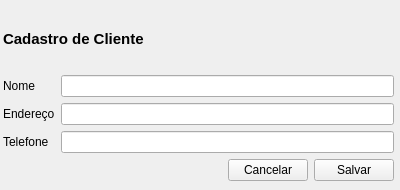
<?xml version="1.0" encoding="UTF-8"?>
<ui version="4.0">
 <class>Form</class>
 <widget class="QWidget" name="Form">
  <property name="geometry">
   <rect>
    <x>0</x>
    <y>0</y>
    <width>400</width>
    <height>190</height>
   </rect>
  </property>
  <property name="windowTitle">
   <string>Cadastro de Cliente</string>
  </property>
  <widget class="QWidget" name="layoutWidget">
   <property name="geometry">
    <rect>
     <x>3</x>
     <y>10</y>
     <width>391</width>
     <height>171</height>
    </rect>
   </property>
   <layout class="QVBoxLayout" name="verticalLayout">
    <item>
     <widget class="QLabel" name="label">
      <property name="text">
       <string>&lt;html&gt;&lt;head/&gt;&lt;body&gt;&lt;p&gt;&lt;span style=&quot; font-size:11pt; font-weight:600;&quot;&gt;Cadastro de Cliente&lt;/span&gt;&lt;/p&gt;&lt;/body&gt;&lt;/html&gt;</string>
      </property>
     </widget>
    </item>
    <item>
     <layout class="QFormLayout" name="formLayout">
      <item row="0" column="0">
       <widget class="QLabel" name="label_2">
        <property name="text">
         <string>Nome</string>
        </property>
       </widget>
      </item>
      <item row="0" column="1">
       <widget class="QLineEdit" name="nome"/>
      </item>
      <item row="1" column="0">
       <widget class="QLabel" name="label_4">
        <property name="text">
         <string>Endereço</string>
        </property>
       </widget>
      </item>
      <item row="2" column="0">
       <widget class="QLabel" name="label_3">
        <property name="text">
         <string>Telefone</string>
        </property>
       </widget>
      </item>
      <item row="2" column="1">
       <widget class="QLineEdit" name="tel"/>
      </item>
      <item row="1" column="1">
       <widget class="QLineEdit" name="endereco"/>
      </item>
     </layout>
    </item>
    <item>
     <layout class="QHBoxLayout" name="horizontalLayout">
      <item>
       <spacer name="horizontalSpacer">
        <property name="orientation">
         <enum>Qt::Horizontal</enum>
        </property>
        <property name="sizeHint" stdset="0">
         <size>
          <width>40</width>
          <height>20</height>
         </size>
        </property>
       </spacer>
      </item>
      <item>
       <widget class="QPushButton" name="cancelar_btn">
        <property name="text">
         <string>Cancelar</string>
        </property>
       </widget>
      </item>
      <item>
       <widget class="QPushButton" name="salvar_btn">
        <property name="text">
         <string>Salvar</string>
        </property>
       </widget>
      </item>
     </layout>
    </item>
   </layout>
  </widget>
 </widget>
 <resources/>
 <connections/>
</ui>
